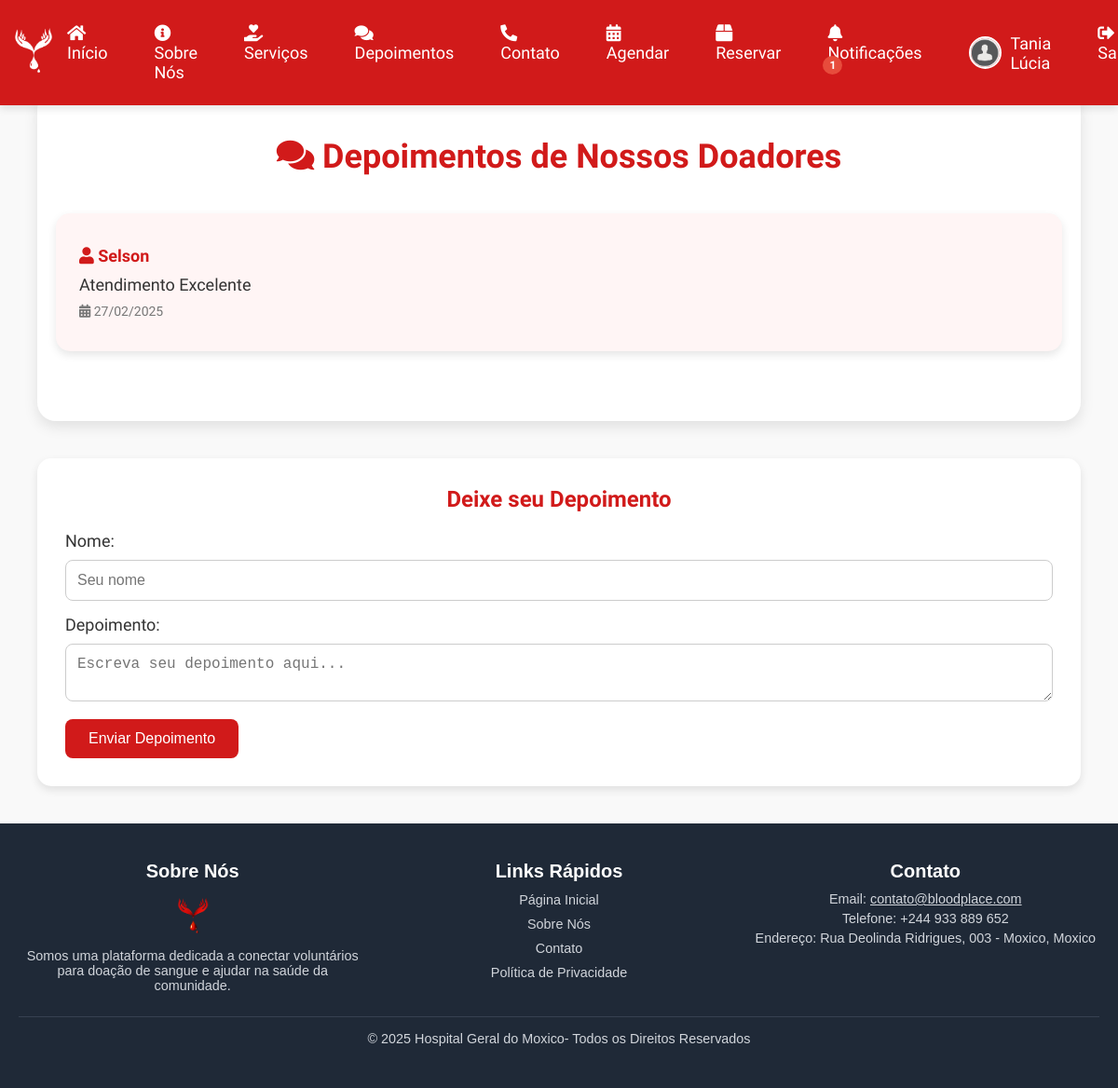
The page /testimonials.php (signed in) on the database its author committed.
### tables this page shows
CREATE TABLE `depoimentos` (
  `id` int(11) NOT NULL,
  `nome` varchar(255) NOT NULL,
  `mensagem` text NOT NULL,
  `data_depoimento` timestamp NOT NULL DEFAULT current_timestamp(),
  `data` timestamp NOT NULL DEFAULT current_timestamp()
);

### testimonials.php (the view, shortened to what this page needs)
<?php
include_once 'configu.php';
try {
    $stmt = $pdo->prepare("SELECT nome, mensagem, data FROM depoimentos ORDER BY data DESC");
    $stmt->execute();
    $testimonials = $stmt->fetchAll(PDO::FETCH_ASSOC);
} catch (PDOException $e) {
    die("Erro ao conectar ao banco de dados: " . $e->getMessage());
}
?>
<!DOCTYPE html>
<html lang="pt-BR">
<head>
    <link href="https://cdn.jsdelivr.net/npm/bootstrap-icons/font/bootstrap-icons.css" rel="stylesheet">
    <link href="https://cdnjs.cloudflare.com/ajax/libs/font-awesome/5.15.4/css/all.min.css" rel="stylesheet">
</head>
<body>
    <?php include_once "header.php"; ?>
    <main><br>
        <section class="testimonials-section">
            <h2><i class="fas fa-comments"></i> Depoimentos de Nossos Doadores</h2>
            <?php if (!empty($testimonials)): ?>
                <?php foreach ($testimonials as $testimonial): ?>
                    <div class="testimonial">
                        <p class="author">
                            <i class="fas fa-user"></i> <?php echo htmlspecialchars($testimonial['nome'], ENT_QUOTES); ?>
                        </p>
                        <p><?php echo htmlspecialchars($testimonial['mensagem'], ENT_QUOTES); ?></p>
                        <p class="date">
                            <i class="fas fa-calendar-alt"></i> <?php echo date("d/m/Y", strtotime($testimonial['data'])); ?>
                        </p>
                    </div>
                <?php endforeach; ?>
            <?php else: ?>
                <p>Nenhum depoimento encontrado.</p>
            <?php endif; ?>
        </section>
        <section class="testimonial-form">
            <h2>Deixe seu Depoimento</h2>
            <form action="" method="post">
                <label for="nome">Nome:</label>
                <input type="text" name="nome" id="nome" placeholder="Seu nome" required><br>
                <label for="mensagem">Depoimento:</label>
                <textarea name="mensagem" id="mensagem" placeholder="Escreva seu depoimento aqui..." required></textarea><br>
                <button type="submit">Enviar Depoimento</button>
            </form>
        </section>
    </main>
    <?php include_once "footer.php"; ?>
</body>
</html>

### style.css (style rules this page uses)
* { margin: 0; padding: 0; box-sizing: border-box; }
body { font-family: "Aptos", sans-serif; background-color: #f9f9f9; color: #333; }

### testimonials.php (style rules this page uses)
body { font-family: 'Aptos', sans-serif; background-color: #f9f9f9; margin: 0; padding: 0; }
.testimonials-section { background-color: #ffffff; padding: 50px 20px; margin: 40px; border-radius: 20px; box-shadow: 0 6px 15px rgba(0, 0, 0, 0.1); }
.testimonials-section h2 { font-size: 36px; color: #D11A1A; text-align: center; margin-bottom: 40px; }
.testimonial { background-color: #fff5f5; padding: 25px; border-radius: 15px; box-shadow: 0 4px 10px rgba(0, 0, 0, 0.1); margin-bottom: 25px; transition: transform 0.2s ease; }
.testimonial p { font-size: 18px; color: #333; margin: 10px 0; }
.testimonial .author { font-weight: bold; color: #D11A1A; }
.testimonial .date { font-size: 14px; color: #777; }
.testimonial-form { background-color: #ffffff; padding: 30px; border-radius: 15px; box-shadow: 0 4px 10px rgba(0, 0, 0, 0.1); margin: 40px; }
.testimonial-form h2 { color: #D11A1A; text-align: center; margin-bottom: 20px; }
.testimonial-form label { display: block; font-size: 18px; margin-bottom: 10px; color: #333; }
.testimonial-form input[type="text"], .testimonial-form textarea { width: 100%; padding: 12px; border-radius: 8px; border: 1px solid #ccc; margin-bottom: 15px; font-size: 16px; }
.testimonial-form button { background-color: #D11A1A; color: #ffffff; padding: 12px 25px; border: none; border-radius: 8px; font-size: 16px; cursor: pointer; transition: background-color 0.3s; }

### header.php (style rules this page uses)
body { font-family: 'Aptos', sans-serif; background-color: #f9f9f9; color: #333; }

### rows shown on the page
depoimentos: nome "Selson", mensagem "Atendimento Excelente", data "27/02/2025"

### other values the page prints
$notifCount "1"
$_SESSION['user_name'] "Tania Lúcia"
